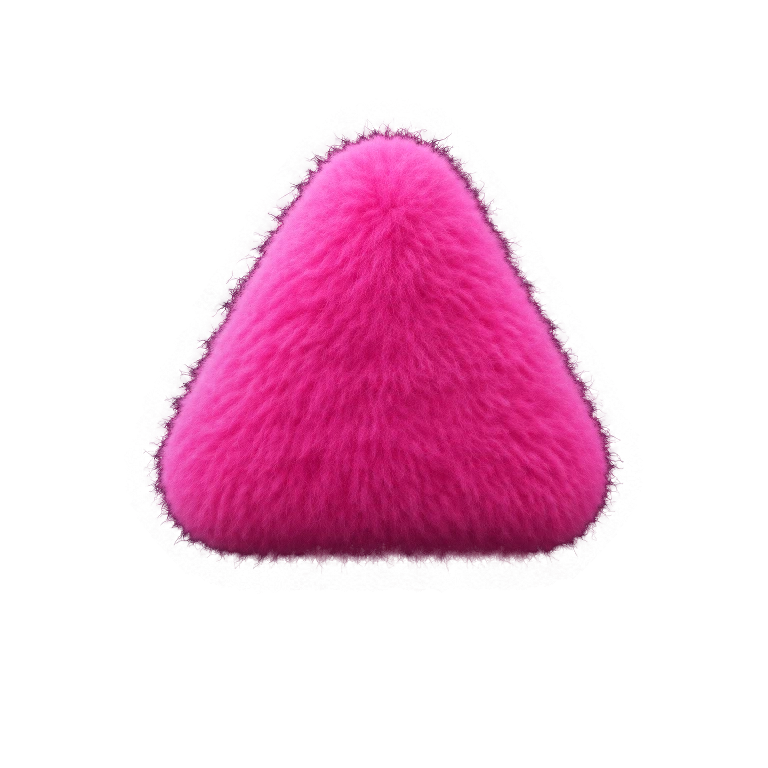
#> input picture src/plush/assets/cloe-corps.webp, 768 x 768 px
$ python -i forme.py   (imports and definitions only)
#> lines starting #> are read from the running program, lines starting #| are printed output that depends on the picture; after the words box and inside, x2 and y2 are one past the last pixel; in counts of white or black regions, pixels touching at a corner belong together
### tools/peluche/fit/compose.py
"""Compose Nexo depuis une generation (corps sans yeux + patin) : detourage, recalage, yeux du moteur."""
import json, os, sys
sys.path.insert(0, os.path.dirname(os.path.abspath(__file__)))
from commun import BOTS_JSON  # noqa: E402
import numpy as np
from PIL import Image, ImageDraw
from scipy import ndimage

DEMI = 1.58
FOND = 19.0


def detoure(a):
    """Matting sur fond uni sombre : alpha = projection sur (couleur du coeur - fond)."""
    d = a - FOND
    coeur = np.abs(d).sum(-1) > 120
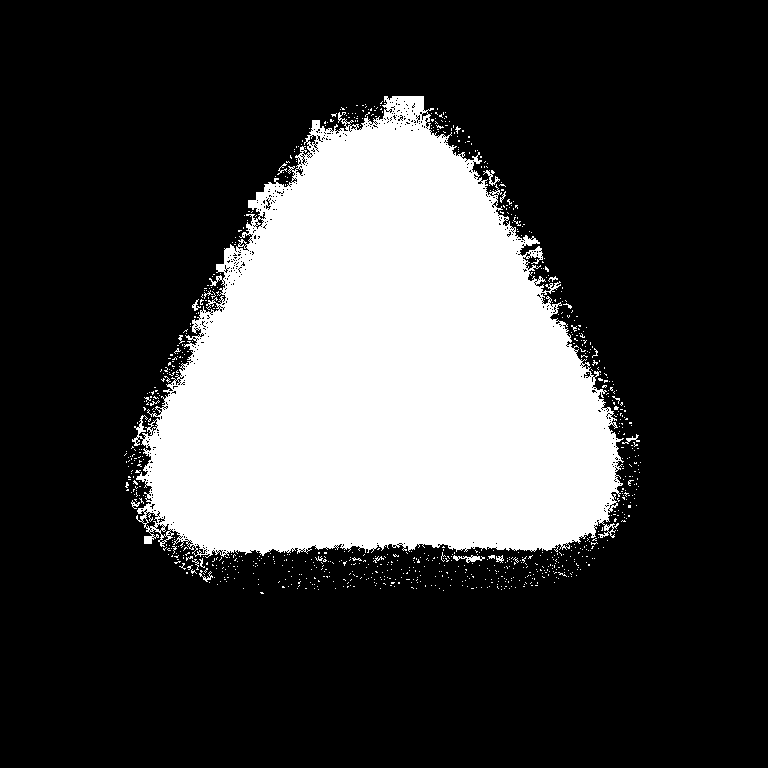
#> coeur: shape (768, 768) bool; 25.9% white; 888 white regions (870 under 20 px), largest, box (x1, y1, x2, y2) and area: (132, 96, 624, 558) 149646, (453, 555, 485, 563) 113, (483, 170, 500, 186) 84
    coeur = ndimage.binary_erosion(coeur, iterations=3)
#> coeur: shape (768, 768) bool; 23.2% white; 22 white regions (19 under 20 px), largest, box (x1, y1, x2, y2) and area: (149, 124, 615, 552) 136729, (406, 99, 421, 112) 81, (259, 193, 267, 200) 25
    _, (iy, ix) = ndimage.distance_transform_edt(~coeur, return_indices=True)
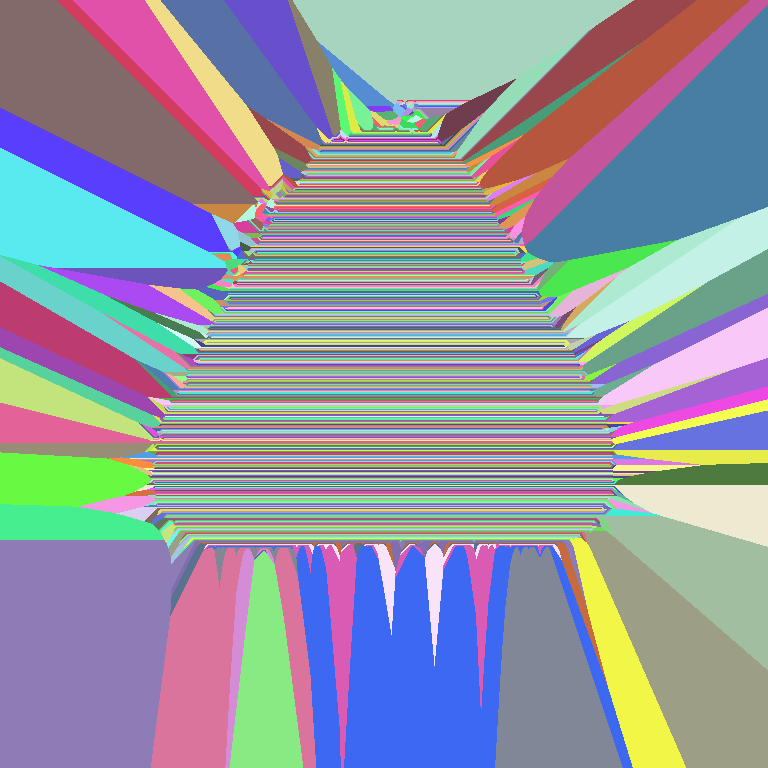
#> iy: shape (768, 768) int32; 446 distinct labels, from 99 to 551; one colour per label, 0 black
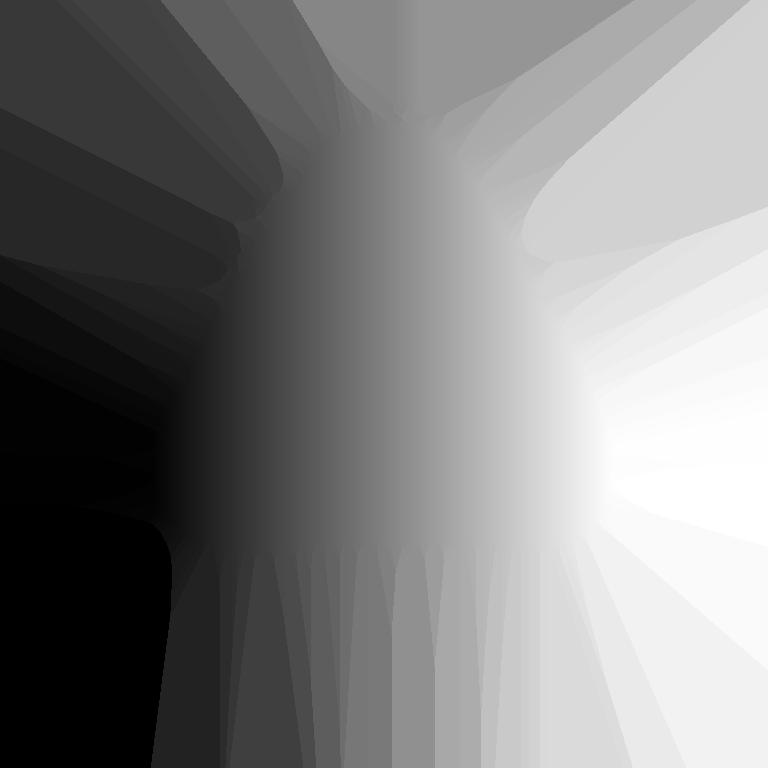
#> ix: shape (768, 768) int32; min 147, max 614, mean 380.4; drawn with min black and max white
    F = ndimage.gaussian_filter(a, (6, 6, 0))[iy, ix]  # couleur du coeur la plus proche
    v = F - FOND
    al = np.clip((d * v).sum(-1) / np.maximum((v * v).sum(-1), 1), 0, 1)
    al[coeur] = 1
#> al: shape (768, 768) float32; min 0, max 1, mean 0.276
    rgb = np.where(al[..., None] > 0.08, np.clip(FOND + d / np.maximum(al, 1e-3)[..., None], 0, 255), F)
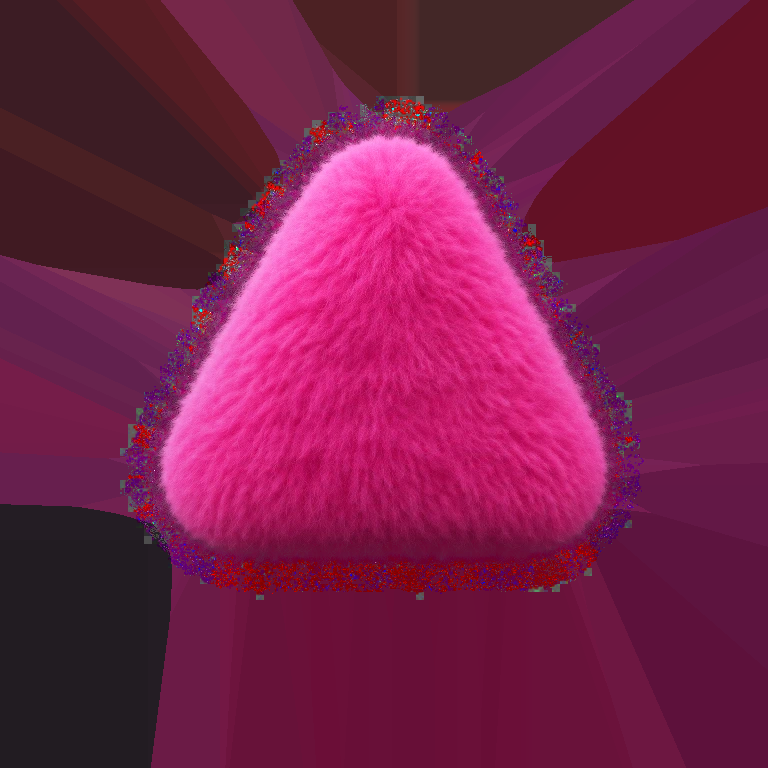
#> rgb: shape (768, 768, 3) float32; mean R, G, B 118.3, 30.7, 73.2
    return np.concatenate([rgb, al[..., None] * 255], -1)


# [8 lines left out: function masque_nexo, not called in this run]


def boite(m):
    ys, xs = np.nonzero(m > 0.5)
    return xs.min(), ys.min(), xs.max() + 1, ys.max() + 1


# [78 lines left out: functions gradue, main, not called in this run]


# [3 lines that do not run on import are left out]

### tools/peluche/fit/forme.py
"""Corps gris d'une forme du personnaliseur, depuis une generation Higgsfield (corps a gauche, boule a droite).

    python3 -I forme.py <formes.json> <forme> <generation.png> <dossier-sortie> [--boule]

Pas de capture de reference pour ces corps : pas d'etalonnage contre une cible. Le corps
est recale boite a boite sur le contour du moteur (`formes.json`, ecrit par
`tools/peluche/formes.ts`) puis NORMALISE : luminance seule, mediane de l'interieur
ramenee a GRIS_CIBLE. C'est ce gris que `src/plush/tint.ts` teinte : une mediane fixe
veut dire qu'une meme couleur donne le meme corps, quelle que soit la generation.

--boule exporte aussi la petite boule (points de reflexion, pastille), meme normalisation.
"""
import json, os, sys
import numpy as np
from PIL import Image, ImageDraw
from scipy import ndimage

sys.path.insert(0, os.path.dirname(os.path.abspath(__file__)))
from compose import detoure, boite, DEMI  # noqa: E402

GRIS_CIBLE = 0.55
T = 768


def masque(contour, T):
    c = np.array(contour, float)
    c = np.stack([ndimage.gaussian_filter1d(c[:, i], 2, mode='wrap') for i in range(2)], 1)
    ss = 4
    im = Image.new('L', (T * ss, T * ss), 0)
    ImageDraw.Draw(im).polygon([tuple((p + DEMI) * T / (2 * DEMI) * ss) for p in c], fill=255)
    return np.asarray(im.resize((T, T), Image.LANCZOS)) / 255


def blobs(src):
    """Le corps (le plus grand blob de la moitie gauche) et la boule (le plus grand a droite)."""
    a = np.asarray(Image.open(src).convert('RGB')).astype(np.float32)
    rgba = detoure(a)
    al = rgba[..., 3] / 255
    lab, n = ndimage.label(al > 0.5)
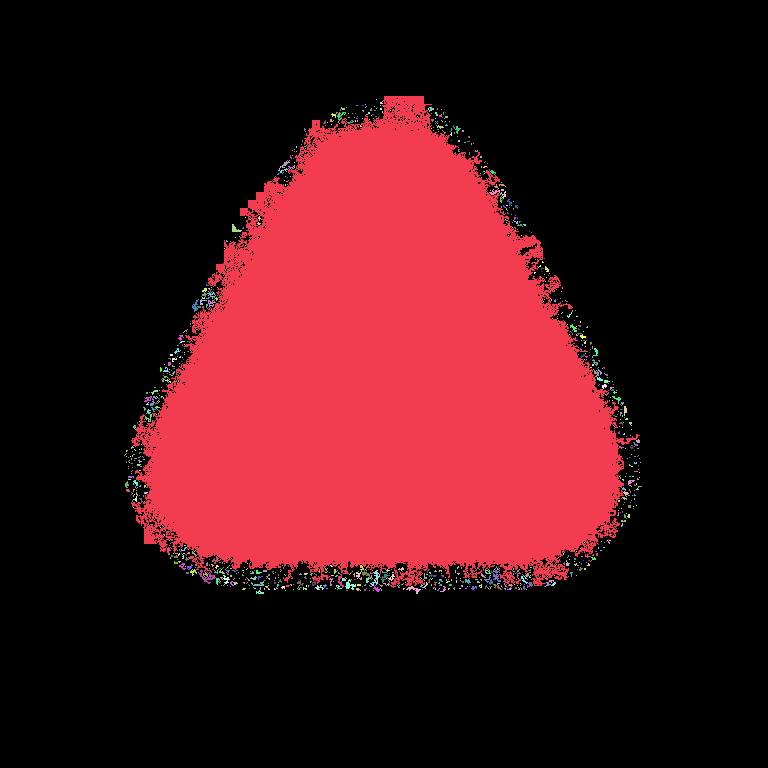
#> lab: shape (768, 768) int32; 1182 distinct labels, from 0 to 1181; one colour per label, 0 black
#> n = 1181
    tailles = ndimage.sum(np.ones_like(al), lab, range(1, n + 1))
#> tailles = 1181 values, max 159147 at index 0, min 1 at index 1, mean 138.5
    cx = ndimage.mean(np.indices(al.shape)[1], lab, range(1, n + 1))
#> cx = 1181 values, max 640 at index 573, min 124 at index 547, mean 383.7
    gauche = [k for k in range(n) if cx[k] < a.shape[1] * 0.55]
#> gauche = 633 values from 0 to 1180
    droite = [k for k in range(n) if cx[k] >= a.shape[1] * 0.55]
#> droite = 548 values from 14 to 1174
    def sprite(k, marge):
#> called with k = 0, marge = 60
        z = ndimage.binary_dilation(lab == k + 1, iterations=60)
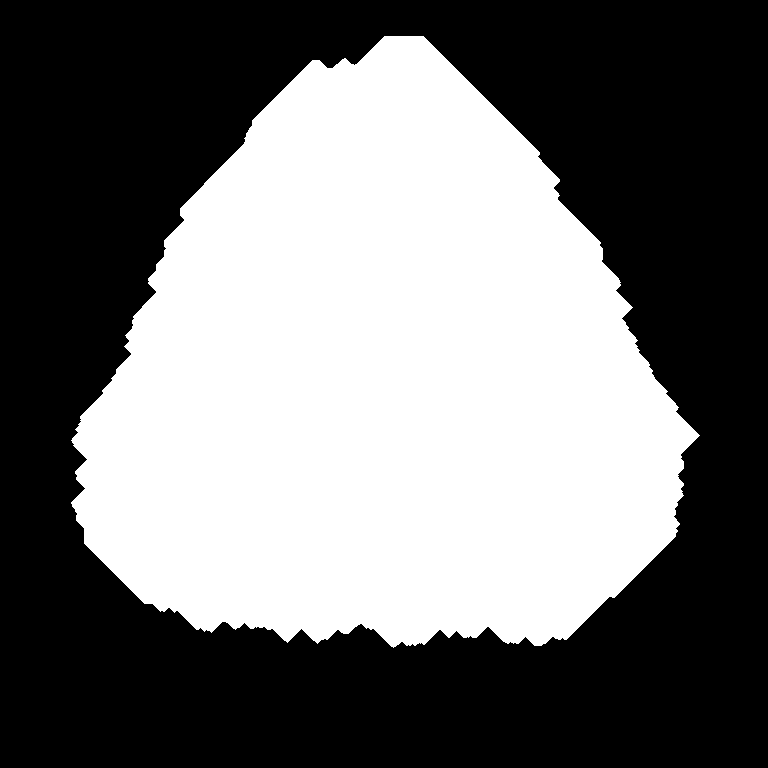
#> z: shape (768, 768) bool; 44.8% white; 1 white region, box (x1, y1, x2, y2) and area: (71, 36, 700, 648) 264331
        s = rgba.copy(); s[~z, 3] = 0
        x0, y0, x1, y1 = boite(lab == k + 1)
#> x0 = 131; y0 = 96; x1 = 640; y1 = 588
        im = Image.fromarray(s.clip(0, 255).astype(np.uint8), 'RGBA')
        return im.crop((x0 - marge, y0 - marge, x1 + marge, y1 + marge)), (x1 - x0, y1 - y0)
    corps = sprite(max(gauche, key=lambda k: tailles[k]), 60)
    boule = sprite(max(droite, key=lambda k: tailles[k]), 40) if droite else None
#> call 2 of sprite, with k = 860, marge = 40
#> in sprite (call 2), `z = ndimage.binary_dilation(lab == k + 1, iterations=60)`: z: shape (768, 768) bool; 1.6% white; 1 white region, box (x1, y1, x2, y2) and area: (433, 510, 561, 642) 9237
#> in sprite (call 2), `s[~z, 3] = 0`:
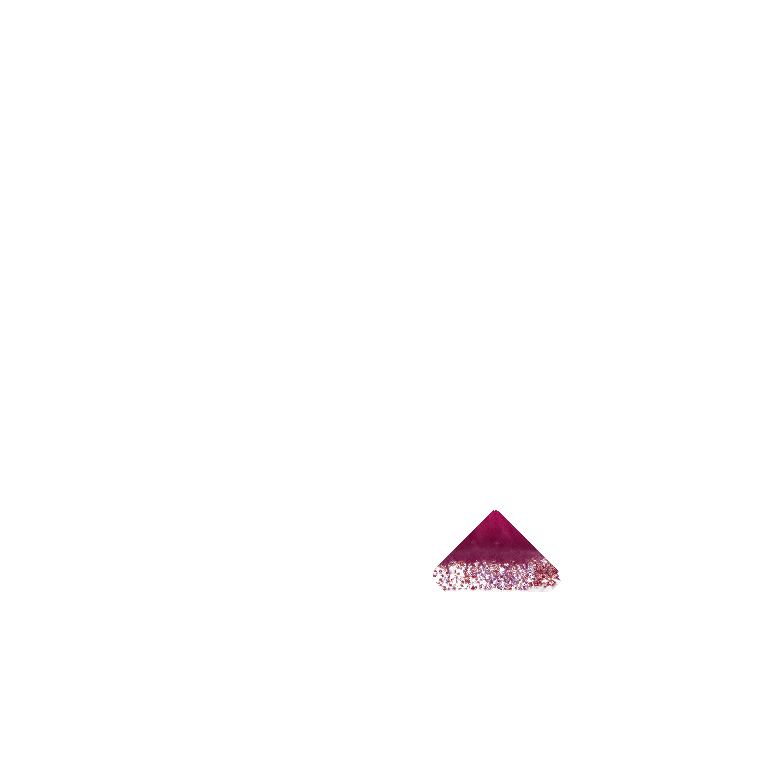
#> s: shape (768, 768, 4) float32; mean R, G, B, A 118.3, 30.7, 73.2, 1.8; transparent parts drawn white
#> in sprite (call 2), `x0, y0, x1, y1 = boite(lab == k + 1)`: x0 = 493; y0 = 570; x1 = 501; y1 = 582
    return corps, boule


def normalise(im):
    """Luminance seule, mediane de l'interieur (alpha plein) a GRIS_CIBLE."""
    o = np.asarray(im).astype(np.float32) / 255
    lum = o[..., :3] @ np.array([0.2126, 0.7152, 0.0722])
    plein = o[..., 3] > 0.98
    lum = np.clip(lum * (GRIS_CIBLE / np.median(lum[plein])), 0, 1)
    o[..., :3] = lum[..., None]
    return Image.fromarray((o * 255 + 0.5).astype(np.uint8), 'RGBA')


def main():
    fjson, nom, src, dossier = sys.argv[1:5]
    forme = next(f for f in json.load(open(fjson)) if f['nom'] == nom)
    (corps, (cw, ch)), boule = blobs(src)
    bn = boite(masque(forme['contour'], T))
    sx, sy = (bn[2] - bn[0]) / cw, (bn[3] - bn[1]) / ch
    out = corps.transform((T, T), Image.AFFINE, (1 / sx, 0, 60 - bn[0] / sx, 0, 1 / sy, 60 - bn[1] / sy), resample=Image.BICUBIC)
    os.makedirs(dossier, exist_ok=True)
    normalise(out).save(os.path.join(dossier, f'{nom}.webp'), quality=90, method=6)
    print(nom, 'echelle', round(sx, 3), round(sy, 3), 'anisotropie', round(sx / sy, 3))
    if '--boule' in sys.argv and boule:
        (b, (bw, bh)) = boule
        # carre, la boule au centre, diametre = 80 % du cote
        cote = 256
        k = 0.8 * cote / max(bw, bh)
        b = b.resize((round(b.width * k), round(b.height * k)), Image.LANCZOS)
        fond = Image.new('RGBA', (cote, cote), (0, 0, 0, 0))
        fond.alpha_composite(b, ((cote - b.width) // 2, (cote - b.height) // 2))
        normalise(fond).save(os.path.join(dossier, 'boule.webp'), quality=90, method=6)
        print('boule', bw, bh)


# [2 lines not run here, left out]

>>> result = blobs('../../../src/plush/assets/cloe-corps.webp')

$ run again, on src/plush/assets/cloe-oeil0-y.webp
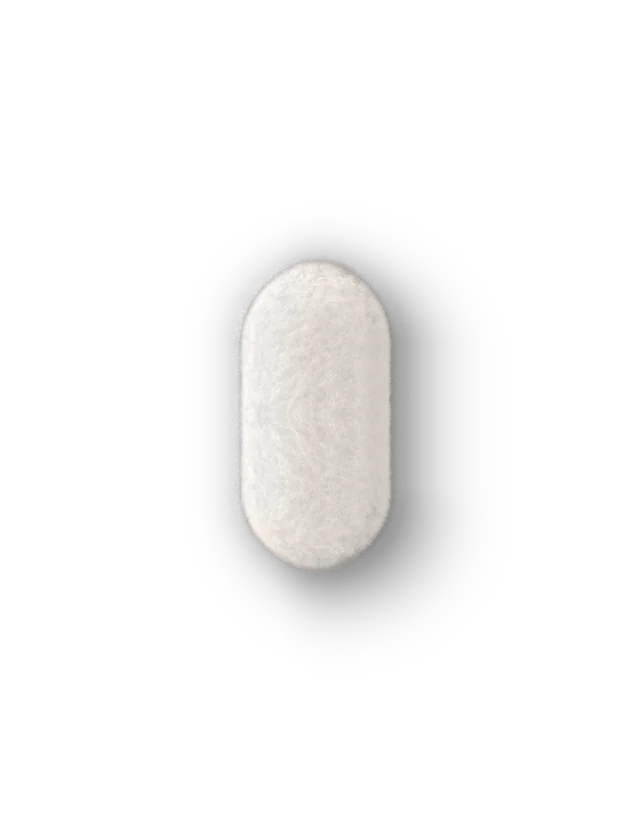
#> input picture src/plush/assets/cloe-oeil0-y.webp, 628 x 829 px
#> iy: shape (829, 628) int32; 315 distinct labels, from 257 to 571
#> ix: shape (829, 628) int32; 157 distinct labels, from 236 to 392
#> in blobs, `lab, n = ndimage.label(al > 0.5)`:
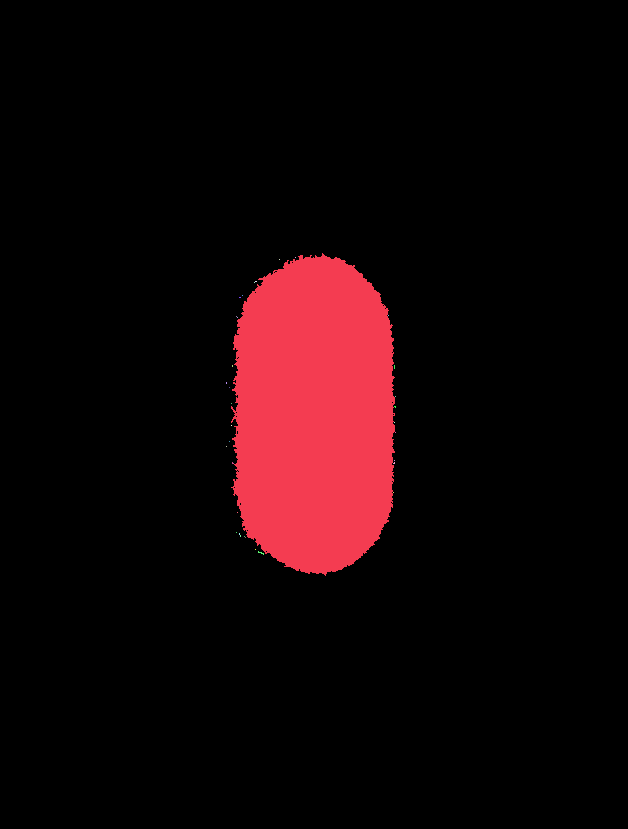
#> lab: shape (829, 628) int32; 35 distinct labels, from 0 to 34; one colour per label, 0 black
#> n = 34
#> tailles = 34 values, max 43935 at index 0, min 1 at index 1, mean 1293.9
#> cx = 34 values, max 395 at index 14, min 226 at index 12, mean 284.9
#> gauche = 25 values from 0 to 33
#> droite = [7, 11, 14, 16, 17, 19, 22, 24, 25]
#> z: shape (829, 628) bool; 18.7% white; 1 white region, box (x1, y1, x2, y2) and area: (171, 193, 455, 636) 97184
#> x0 = 231; y0 = 253; x1 = 395; y1 = 576
#> z: shape (829, 628) bool; 1.5% white; 1 white region, box (x1, y1, x2, y2) and area: (334, 305, 455, 429) 7684
#> in sprite (call 2), `s[~z, 3] = 0`:
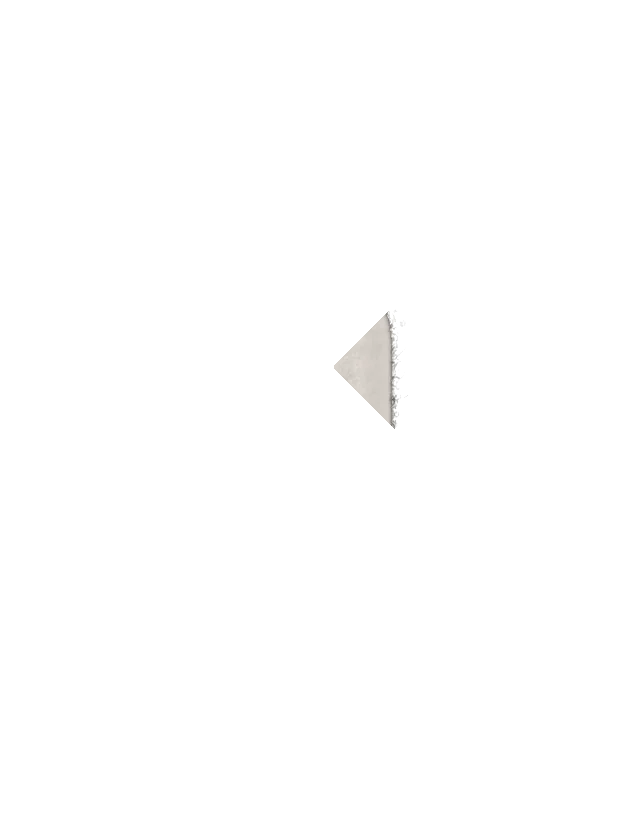
#> s: shape (829, 628, 4) float32; mean R, G, B, A 123.1, 120.7, 117.3, 1.8; transparent parts drawn white
#> x0 = 394; y0 = 365; y1 = 369

$ run again, on src/plush/assets/cloe-oeil0.webp
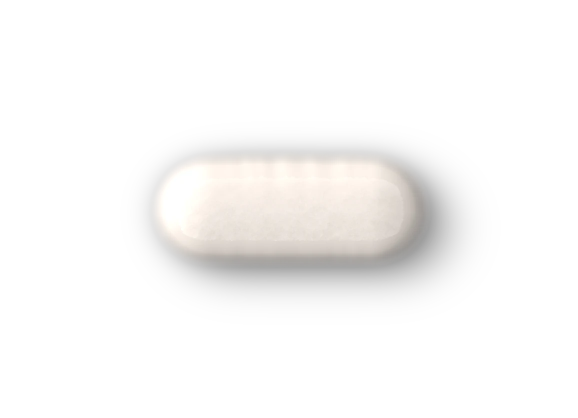
#> input picture src/plush/assets/cloe-oeil0.webp, 1156 x 836 px (shown at 1/2 size)
#> in detoure, `_, (iy, ix) = ndimage.distance_transform_edt(~coeur, return_indices=Tr..`:
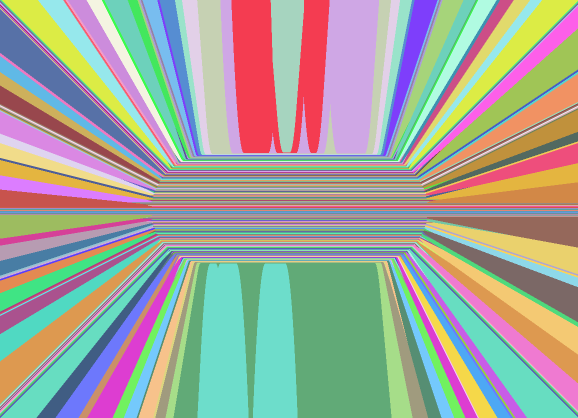
#> iy: shape (836, 1156) int32 (shown at 1/2 size); 224 distinct labels, from 304 to 527; one colour per label, 0 black
#> lab: shape (836, 1156) int32; values 0 (black) and 1 (white), 11.9% white; 1 white region, box (x1, y1, x2, y2) and area: (300, 301, 859, 532) 115295
#> n = 1
#> tailles = [115295]
#> cx = [579.3]
#> gauche = [0]
#> droite = []
#> in sprite, `z = ndimage.binary_dilation(lab == k + 1, iterations=60)`:
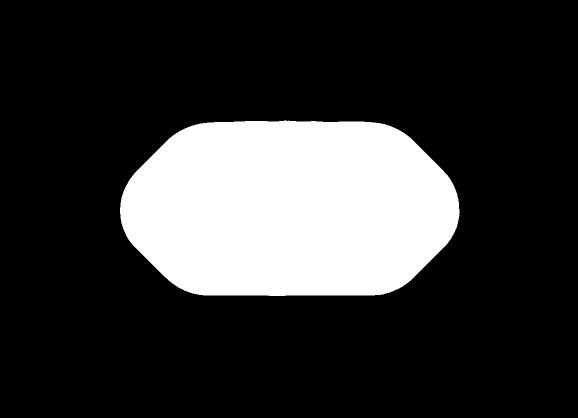
#> z: shape (836, 1156) bool (shown at 1/2 size); 20.7% white; 1 white region, box (x1, y1, x2, y2) and area: (240, 241, 919, 592) 200315
#> x0 = 300; y0 = 301; x1 = 859; y1 = 532
